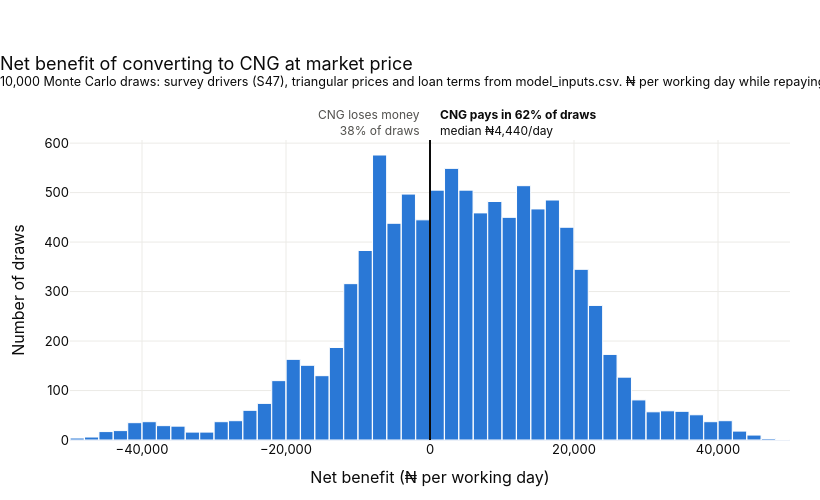

The cell this chart's notebook holds for it:
### Markdown cell above
## 4. Distribution of net benefit (market case)

A histogram of all 10,000 draws. Everything to the right of the zero line is a draw where CNG pays.

### Code cell
nb = market["net_benefit"]
share_pays = (nb > 0).mean()

fig = go.Figure(go.Histogram(
    x=nb, xbins=dict(size=2_000), marker=dict(color=BLUE, line=dict(color="white", width=1)),
    hovertemplate="Net benefit ₦%{x}/day<br>%{y:,} draws<extra></extra>",
))
fig.add_vline(x=0, line=dict(color=INK, width=2))
fig.add_annotation(x=0, y=1, yref="paper", yanchor="bottom", xanchor="left", xshift=8, showarrow=False, align="left",
                   text=f"<b>CNG pays in {share_pays:.0%} of draws</b><br>median ₦{nb.median():,.0f}/day",
                   font=dict(color=INK, size=12))
fig.add_annotation(x=0, y=1, yref="paper", yanchor="bottom", xanchor="right", xshift=-8, showarrow=False, align="right",
                   text=f"CNG loses money<br>{1 - share_pays:.0%} of draws", font=dict(color=INK_MUTED, size=12))
fig.update_layout(
    title=dict(text="Net benefit of converting to CNG at market price<br>"
                    f"<sup>{N_DRAWS:,} Monte Carlo draws: survey drivers (S47), triangular prices and loan terms from "
                    "model_inputs.csv. ₦ per working day while repaying the loan.</sup>", x=0, xanchor="left"),
    template="plotly_white", font=FONT, bargap=0.02, showlegend=False,
    xaxis=dict(title="Net benefit (₦ per working day)", tickformat=",", gridcolor=GRID, zeroline=False),
    yaxis=dict(title="Number of draws", gridcolor=GRID, tickformat=","),
    hoverlabel=dict(bgcolor="white", font=dict(color=INK)),
    width=820, height=500, margin=dict(t=140, l=70, r=30, b=60),
)
fig.show()
fig.write_html(FIG_DIR / "monte_carlo_net_benefit.html", include_plotlyjs="cdn")
print("Saved outputs/figures/monte_carlo_net_benefit.html")

### Figure 1 — Plotly figure (JSON) as saved in the notebook; plotly's stock layout.template omitted (floating-point values rounded to 4 significant figures; data arrays with more than 128 entries replaced by an {"elided": "..."} marker saying what was removed)
{"data": [{"hovertemplate": "Net benefit ₦%{x}/day<br>%{y:,} draws<extra></extra>", "marker": {"color": "#2a78d6", "line": {"color": "white", "width": 1}}, "type": "histogram", "x": {"elided": "10000 float values"}, "xbins": {"size": 2000}}], "layout": {"annotations": [{"align": "left", "font": {"color": "#0b0b0b", "size": 12}, "showarrow": false, "text": "<b>CNG pays in 62% of draws</b><br>median ₦4,440/day", "x": 0, "xanchor": "left", "xshift": 8, "y": 1, "yanchor": "bottom", "yref": "paper"}, {"align": "right", "font": {"color": "#52514e", "size": 12}, "showarrow": false, "text": "CNG loses money<br>38% of draws", "x": 0, "xanchor": "right", "xshift": -8, "y": 1, "yanchor": "bottom", "yref": "paper"}], "bargap": 0.02, "font": {"color": "#0b0b0b", "family": "Inter, Segoe UI, Arial, sans-serif", "size": 13}, "height": 500, "hoverlabel": {"bgcolor": "white", "font": {"color": "#0b0b0b"}}, "margin": {"b": 60, "l": 70, "r": 30, "t": 140}, "shapes": [{"line": {"color": "#0b0b0b", "width": 2}, "type": "line", "x0": 0, "x1": 0, "xref": "x", "y0": 0, "y1": 1, "yref": "y domain"}], "showlegend": false, "title": {"text": "Net benefit of converting to CNG at market price<br><sup>10,000 Monte Carlo draws: survey drivers (S47), triangular prices and loan terms from model_inputs.csv. ₦ per working day while repaying the loan.</sup>", "x": 0, "xanchor": "left"}, "width": 820, "xaxis": {"gridcolor": "#ecebe7", "tickformat": ",", "title": {"text": "Net benefit (₦ per working day)"}, "zeroline": false}, "yaxis": {"gridcolor": "#ecebe7", "tickformat": ",", "title": {"text": "Number of draws"}}}}
